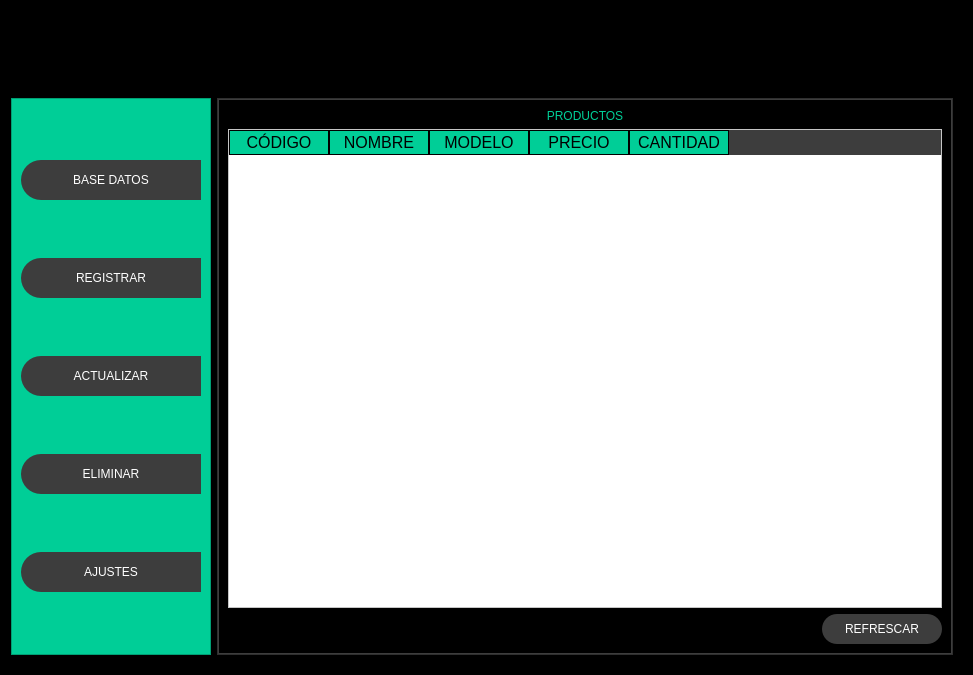
<?xml version="1.0" encoding="UTF-8"?>
<ui version="4.0">
 <class>MainWindow</class>
 <widget class="QMainWindow" name="MainWindow">
  <property name="geometry">
   <rect>
    <x>0</x>
    <y>0</y>
    <width>973</width>
    <height>675</height>
   </rect>
  </property>
  <property name="windowTitle">
   <string>MainWindow</string>
  </property>
  <widget class="QWidget" name="centralwidget">
   <layout class="QVBoxLayout" name="verticalLayout">
    <property name="spacing">
     <number>0</number>
    </property>
    <property name="leftMargin">
     <number>0</number>
    </property>
    <property name="topMargin">
     <number>0</number>
    </property>
    <property name="rightMargin">
     <number>0</number>
    </property>
    <property name="bottomMargin">
     <number>0</number>
    </property>
    <item>
     <widget class="QFrame" name="frame">
      <property name="styleSheet">
       <string notr="true">background-color: rgb(0,0,0);</string>
      </property>
      <property name="frameShape">
       <enum>QFrame::StyledPanel</enum>
      </property>
      <property name="frameShadow">
       <enum>QFrame::Raised</enum>
      </property>
      <layout class="QVBoxLayout" name="verticalLayout_2" stretch="1,8">
       <property name="leftMargin">
        <number>0</number>
       </property>
       <item>
        <widget class="QFrame" name="frame_superior">
         <property name="minimumSize">
          <size>
           <width>0</width>
           <height>42</height>
          </size>
         </property>
         <property name="styleSheet">
          <string notr="true">QFrame{
background-color: rgb(0, 0, 0);
}

QPushButton{
background-color: #000000ff;
border-radius: 20px;
}

QPushButton:hover{
background-color: rgb(61,61,61);
border-radius:20px;
}</string>
         </property>
         <property name="frameShape">
          <enum>QFrame::StyledPanel</enum>
         </property>
         <property name="frameShadow">
          <enum>QFrame::Raised</enum>
         </property>
         <layout class="QHBoxLayout" name="horizontalLayout">
          <item>
           <widget class="QPushButton" name="bt_menu">
            <property name="minimumSize">
             <size>
              <width>200</width>
              <height>0</height>
             </size>
            </property>
            <property name="text">
             <string/>
            </property>
            <property name="icon">
             <iconset>
              <normaloff>Imágenes/menu1.png</normaloff>Imágenes/menu1.png</iconset>
            </property>
            <property name="iconSize">
             <size>
              <width>38</width>
              <height>38</height>
             </size>
            </property>
           </widget>
          </item>
          <item>
           <spacer name="horizontalSpacer">
            <property name="orientation">
             <enum>Qt::Horizontal</enum>
            </property>
            <property name="sizeHint" stdset="0">
             <size>
              <width>416</width>
              <height>20</height>
             </size>
            </property>
           </spacer>
          </item>
          <item>
           <widget class="QPushButton" name="bt_minimizar">
            <property name="minimumSize">
             <size>
              <width>40</width>
              <height>40</height>
             </size>
            </property>
            <property name="text">
             <string/>
            </property>
            <property name="icon">
             <iconset>
              <normaloff>Imágenes/1.png</normaloff>Imágenes/1.png</iconset>
            </property>
            <property name="iconSize">
             <size>
              <width>38</width>
              <height>38</height>
             </size>
            </property>
           </widget>
          </item>
          <item>
           <widget class="QPushButton" name="bt_restaurar">
            <property name="minimumSize">
             <size>
              <width>40</width>
              <height>40</height>
             </size>
            </property>
            <property name="text">
             <string/>
            </property>
            <property name="icon">
             <iconset>
              <normaloff>Imágenes/33.png</normaloff>Imágenes/33.png</iconset>
            </property>
            <property name="iconSize">
             <size>
              <width>38</width>
              <height>38</height>
             </size>
            </property>
           </widget>
          </item>
          <item>
           <widget class="QPushButton" name="bt_maximizar">
            <property name="minimumSize">
             <size>
              <width>40</width>
              <height>40</height>
             </size>
            </property>
            <property name="text">
             <string/>
            </property>
            <property name="icon">
             <iconset>
              <normaloff>Imágenes/22.png</normaloff>Imágenes/22.png</iconset>
            </property>
            <property name="iconSize">
             <size>
              <width>38</width>
              <height>38</height>
             </size>
            </property>
           </widget>
          </item>
          <item>
           <widget class="QPushButton" name="bt_cerrar">
            <property name="minimumSize">
             <size>
              <width>40</width>
              <height>40</height>
             </size>
            </property>
            <property name="text">
             <string/>
            </property>
            <property name="icon">
             <iconset>
              <normaloff>Imágenes/4.png</normaloff>Imágenes/4.png</iconset>
            </property>
            <property name="iconSize">
             <size>
              <width>38</width>
              <height>38</height>
             </size>
            </property>
           </widget>
          </item>
         </layout>
        </widget>
       </item>
       <item>
        <widget class="QFrame" name="frame_contenido">
         <property name="frameShape">
          <enum>QFrame::StyledPanel</enum>
         </property>
         <property name="frameShadow">
          <enum>QFrame::Raised</enum>
         </property>
         <layout class="QHBoxLayout" name="horizontalLayout_2">
          <item>
           <widget class="QFrame" name="frame_control">
            <property name="minimumSize">
             <size>
              <width>200</width>
              <height>0</height>
             </size>
            </property>
            <property name="maximumSize">
             <size>
              <width>0</width>
              <height>16777215</height>
             </size>
            </property>
            <property name="styleSheet">
             <string notr="true">QFrame{
background-color: rgb(0,206,151);
}

QPushButton{
background-color: rgb(61,61,61);
border-top-left-radius: 20px;
border-bottom-left-radius:20px;
color: rgb(255,255,255);
font: 77 10pt &quot;Arial Black&quot;;
}

QPushButton:hover{
background-color: white;
border-top-left-radius: 20px;
border-bottom-left-radius:20px;
color: rgb(0,0,0);
font: 77 10pt &quot;Arial Black&quot;;
}
</string>
            </property>
            <property name="frameShape">
             <enum>QFrame::StyledPanel</enum>
            </property>
            <property name="frameShadow">
             <enum>QFrame::Raised</enum>
            </property>
            <layout class="QVBoxLayout" name="verticalLayout_3">
             <item>
              <widget class="QPushButton" name="bt_datos">
               <property name="minimumSize">
                <size>
                 <width>0</width>
                 <height>40</height>
                </size>
               </property>
               <property name="text">
                <string>BASE DATOS</string>
               </property>
               <property name="icon">
                <iconset>
                 <normaloff>Imágenes/bd.png</normaloff>Imágenes/bd.png</iconset>
               </property>
               <property name="iconSize">
                <size>
                 <width>35</width>
                 <height>35</height>
                </size>
               </property>
              </widget>
             </item>
             <item>
              <widget class="QPushButton" name="bt_registrar">
               <property name="minimumSize">
                <size>
                 <width>0</width>
                 <height>40</height>
                </size>
               </property>
               <property name="text">
                <string>REGISTRAR</string>
               </property>
               <property name="icon">
                <iconset>
                 <normaloff>Imágenes/registrar1.png</normaloff>Imágenes/registrar1.png</iconset>
               </property>
               <property name="iconSize">
                <size>
                 <width>35</width>
                 <height>35</height>
                </size>
               </property>
              </widget>
             </item>
             <item>
              <widget class="QPushButton" name="bt_actualizar">
               <property name="minimumSize">
                <size>
                 <width>0</width>
                 <height>40</height>
                </size>
               </property>
               <property name="text">
                <string>ACTUALIZAR</string>
               </property>
               <property name="icon">
                <iconset>
                 <normaloff>Imágenes/editar1.png</normaloff>Imágenes/editar1.png</iconset>
               </property>
               <property name="iconSize">
                <size>
                 <width>35</width>
                 <height>35</height>
                </size>
               </property>
              </widget>
             </item>
             <item>
              <widget class="QPushButton" name="bt_eliminar">
               <property name="minimumSize">
                <size>
                 <width>0</width>
                 <height>40</height>
                </size>
               </property>
               <property name="text">
                <string>ELIMINAR</string>
               </property>
               <property name="icon">
                <iconset>
                 <normaloff>Imágenes/borrar.png</normaloff>Imágenes/borrar.png</iconset>
               </property>
               <property name="iconSize">
                <size>
                 <width>35</width>
                 <height>35</height>
                </size>
               </property>
              </widget>
             </item>
             <item>
              <widget class="QPushButton" name="bt_ajustes">
               <property name="minimumSize">
                <size>
                 <width>0</width>
                 <height>40</height>
                </size>
               </property>
               <property name="text">
                <string>AJUSTES</string>
               </property>
               <property name="icon">
                <iconset>
                 <normaloff>Imágenes/ajustes1.png</normaloff>Imágenes/ajustes1.png</iconset>
               </property>
               <property name="iconSize">
                <size>
                 <width>35</width>
                 <height>35</height>
                </size>
               </property>
              </widget>
             </item>
            </layout>
           </widget>
          </item>
          <item>
           <widget class="QFrame" name="frame_paginas">
            <property name="styleSheet">
             <string notr="true">QFrame{
background-color: rgb(61, 61, 61);
}

QLabel {
    font: 87 12pt &quot;Arial Black&quot;;
    background-color: #000000ff; 
    color: rgb(0, 206, 151);
    border: 0px solid #14C8DC;
}

QLineEdit {
    border: 0px;
    color: rgb(255, 255, 255);
    border-bottom: 2px solid rgb(61, 61, 61);
    font: 75 12pt &quot;Times New Roman&quot;;
}

QPushButton {
    background-color: rgb(61, 61, 61);
    border-radius: 15px;
    color: rgb(255, 255, 255);
    font: 77 10pt &quot;Arial Black&quot;;
}

QPushButton:hover {
    background-color: rgb(0, 206, 151);
    border-radius: 15px;
    color: rgb(0, 0, 0);
    font: 77 10pt &quot;Arial Black&quot;;
}

QTableWidget {
    background-color: rgb(255, 255, 255);
    color: rgb(0, 0, 0);
    gridline-color: rgb(0, 206, 151); 
    font-size: 12pt;
}

QHeaderView::section {
    background-color: rgb(0, 206, 151);
    border: 1px solid rgb(0, 0, 0);
    font-size: 12pt;
}

QHeaderView::section {
    background-color: rgb(0, 206, 151);
    border: 1px solid rgb(0, 0, 0);
    font-size: 12pt;
}



</string>
            </property>
            <property name="frameShape">
             <enum>QFrame::StyledPanel</enum>
            </property>
            <property name="frameShadow">
             <enum>QFrame::Raised</enum>
            </property>
            <layout class="QVBoxLayout" name="verticalLayout_4">
             <property name="spacing">
              <number>0</number>
             </property>
             <property name="leftMargin">
              <number>1</number>
             </property>
             <property name="topMargin">
              <number>1</number>
             </property>
             <property name="rightMargin">
              <number>1</number>
             </property>
             <property name="bottomMargin">
              <number>1</number>
             </property>
             <item>
              <widget class="QStackedWidget" name="stackedWidget">
               <widget class="QWidget" name="page_datos">
                <layout class="QVBoxLayout" name="verticalLayout_5">
                 <item>
                  <widget class="QLabel" name="label">
                   <property name="text">
                    <string>PRODUCTOS</string>
                   </property>
                   <property name="alignment">
                    <set>Qt::AlignCenter</set>
                   </property>
                  </widget>
                 </item>
                 <item>
                  <widget class="QTableWidget" name="tabla_productos">
                   <column>
                    <property name="text">
                     <string>CÓDIGO</string>
                    </property>
                   </column>
                   <column>
                    <property name="text">
                     <string>NOMBRE</string>
                    </property>
                   </column>
                   <column>
                    <property name="text">
                     <string>MODELO</string>
                    </property>
                   </column>
                   <column>
                    <property name="text">
                     <string>PRECIO</string>
                    </property>
                   </column>
                   <column>
                    <property name="text">
                     <string>CANTIDAD</string>
                    </property>
                   </column>
                  </widget>
                 </item>
                 <item>
                  <layout class="QHBoxLayout" name="horizontalLayout_3">
                   <item>
                    <spacer name="horizontalSpacer_2">
                     <property name="orientation">
                      <enum>Qt::Horizontal</enum>
                     </property>
                     <property name="sizeHint" stdset="0">
                      <size>
                       <width>40</width>
                       <height>20</height>
                      </size>
                     </property>
                    </spacer>
                   </item>
                   <item>
                    <widget class="QPushButton" name="bt_refrescar">
                     <property name="minimumSize">
                      <size>
                       <width>120</width>
                       <height>30</height>
                      </size>
                     </property>
                     <property name="text">
                      <string>REFRESCAR</string>
                     </property>
                    </widget>
                   </item>
                  </layout>
                 </item>
                </layout>
               </widget>
               <widget class="QWidget" name="page_registrar">
                <layout class="QVBoxLayout" name="verticalLayout_8">
                 <item>
                  <widget class="QLabel" name="label_7">
                   <property name="text">
                    <string>REGISTRAR PRODUCTOS</string>
                   </property>
                   <property name="alignment">
                    <set>Qt::AlignCenter</set>
                   </property>
                  </widget>
                 </item>
                 <item>
                  <spacer name="verticalSpacer_2">
                   <property name="orientation">
                    <enum>Qt::Vertical</enum>
                   </property>
                   <property name="sizeHint" stdset="0">
                    <size>
                     <width>20</width>
                     <height>40</height>
                    </size>
                   </property>
                  </spacer>
                 </item>
                 <item>
                  <layout class="QHBoxLayout" name="horizontalLayout_4">
                   <property name="spacing">
                    <number>6</number>
                   </property>
                   <item>
                    <layout class="QVBoxLayout" name="verticalLayout_7">
                     <property name="spacing">
                      <number>30</number>
                     </property>
                     <item>
                      <widget class="QLabel" name="label_2">
                       <property name="text">
                        <string>CODIGO</string>
                       </property>
                      </widget>
                     </item>
                     <item>
                      <widget class="QLabel" name="label_3">
                       <property name="text">
                        <string>NOMBRE</string>
                       </property>
                      </widget>
                     </item>
                     <item>
                      <widget class="QLabel" name="label_4">
                       <property name="text">
                        <string>MODELO</string>
                       </property>
                      </widget>
                     </item>
                     <item>
                      <widget class="QLabel" name="label_5">
                       <property name="text">
                        <string>PRECIO</string>
                       </property>
                      </widget>
                     </item>
                     <item>
                      <widget class="QLabel" name="label_6">
                       <property name="text">
                        <string>CANTIDAD</string>
                       </property>
                      </widget>
                     </item>
                    </layout>
                   </item>
                   <item>
                    <layout class="QVBoxLayout" name="verticalLayout_6">
                     <property name="spacing">
                      <number>30</number>
                     </property>
                     <item>
                      <widget class="QLineEdit" name="reg_codigo"/>
                     </item>
                     <item>
                      <widget class="QLineEdit" name="reg_nombre"/>
                     </item>
                     <item>
                      <widget class="QLineEdit" name="reg_modelo"/>
                     </item>
                     <item>
                      <widget class="QLineEdit" name="reg_precio"/>
                     </item>
                     <item>
                      <widget class="QLineEdit" name="reg_cantidad"/>
                     </item>
                    </layout>
                   </item>
                   <item>
                    <spacer name="horizontalSpacer_4">
                     <property name="orientation">
                      <enum>Qt::Horizontal</enum>
                     </property>
                     <property name="sizeHint" stdset="0">
                      <size>
                       <width>40</width>
                       <height>20</height>
                      </size>
                     </property>
                    </spacer>
                   </item>
                  </layout>
                 </item>
                 <item>
                  <spacer name="verticalSpacer">
                   <property name="orientation">
                    <enum>Qt::Vertical</enum>
                   </property>
                   <property name="sizeHint" stdset="0">
                    <size>
                     <width>20</width>
                     <height>40</height>
                    </size>
                   </property>
                  </spacer>
                 </item>
                 <item>
                  <layout class="QHBoxLayout" name="horizontalLayout_5">
                   <item>
                    <widget class="QLabel" name="signal_registrar">
                     <property name="minimumSize">
                      <size>
                       <width>200</width>
                       <height>30</height>
                      </size>
                     </property>
                     <property name="text">
                      <string/>
                     </property>
                     <property name="alignment">
                      <set>Qt::AlignCenter</set>
                     </property>
                    </widget>
                   </item>
                   <item>
                    <spacer name="horizontalSpacer_3">
                     <property name="orientation">
                      <enum>Qt::Horizontal</enum>
                     </property>
                     <property name="sizeHint" stdset="0">
                      <size>
                       <width>40</width>
                       <height>20</height>
                      </size>
                     </property>
                    </spacer>
                   </item>
                   <item>
                    <widget class="QPushButton" name="bt_agregar">
                     <property name="minimumSize">
                      <size>
                       <width>120</width>
                       <height>30</height>
                      </size>
                     </property>
                     <property name="text">
                      <string>REGISTRAR</string>
                     </property>
                    </widget>
                   </item>
                  </layout>
                 </item>
                </layout>
               </widget>
               <widget class="QWidget" name="page_actualizar">
                <layout class="QVBoxLayout" name="verticalLayout_11">
                 <item>
                  <widget class="QLabel" name="label_9">
                   <property name="text">
                    <string>ACTUALIZAR PRODUCTO</string>
                   </property>
                   <property name="alignment">
                    <set>Qt::AlignCenter</set>
                   </property>
                  </widget>
                 </item>
                 <item>
                  <layout class="QHBoxLayout" name="horizontalLayout_8">
                   <item>
                    <widget class="QLabel" name="label_10">
                     <property name="text">
                      <string>NOMBRE DEL PRODUCTO: </string>
                     </property>
                    </widget>
                   </item>
                   <item>
                    <widget class="QLineEdit" name="act_buscar"/>
                   </item>
                   <item>
                    <widget class="QPushButton" name="bt_actualiza_buscar">
                     <property name="minimumSize">
                      <size>
                       <width>120</width>
                       <height>30</height>
                      </size>
                     </property>
                     <property name="text">
                      <string>BUSCAR</string>
                     </property>
                    </widget>
                   </item>
                  </layout>
                 </item>
                 <item>
                  <spacer name="verticalSpacer_4">
                   <property name="orientation">
                    <enum>Qt::Vertical</enum>
                   </property>
                   <property name="sizeHint" stdset="0">
                    <size>
                     <width>20</width>
                     <height>40</height>
                    </size>
                   </property>
                  </spacer>
                 </item>
                 <item>
                  <layout class="QHBoxLayout" name="horizontalLayout_6">
                   <item>
                    <layout class="QVBoxLayout" name="verticalLayout_10">
                     <property name="spacing">
                      <number>30</number>
                     </property>
                     <item>
                      <widget class="QLabel" name="label_12">
                       <property name="text">
                        <string>CODIGO</string>
                       </property>
                      </widget>
                     </item>
                     <item>
                      <widget class="QLabel" name="label_13">
                       <property name="text">
                        <string>NOMBRE</string>
                       </property>
                      </widget>
                     </item>
                     <item>
                      <widget class="QLabel" name="label_14">
                       <property name="text">
                        <string>MODELO</string>
                       </property>
                      </widget>
                     </item>
                     <item>
                      <widget class="QLabel" name="label_16">
                       <property name="text">
                        <string>PRECIO</string>
                       </property>
                      </widget>
                     </item>
                     <item>
                      <widget class="QLabel" name="label_15">
                       <property name="text">
                        <string>CANTIDAD</string>
                       </property>
                      </widget>
                     </item>
                    </layout>
                   </item>
                   <item>
                    <layout class="QVBoxLayout" name="verticalLayout_9">
                     <property name="spacing">
                      <number>30</number>
                     </property>
                     <item>
                      <widget class="QLineEdit" name="act_codigo"/>
                     </item>
                     <item>
                      <widget class="QLineEdit" name="act_nombre"/>
                     </item>
                     <item>
                      <widget class="QLineEdit" name="act_modelo"/>
                     </item>
                     <item>
                      <widget class="QLineEdit" name="act_precio"/>
                     </item>
                     <item>
                      <widget class="QLineEdit" name="act_cantidad"/>
                     </item>
                    </layout>
                   </item>
                   <item>
                    <spacer name="horizontalSpacer_6">
                     <property name="orientation">
                      <enum>Qt::Horizontal</enum>
                     </property>
                     <property name="sizeHint" stdset="0">
                      <size>
                       <width>40</width>
                       <height>20</height>
                      </size>
                     </property>
                    </spacer>
                   </item>
                  </layout>
                 </item>
                 <item>
                  <spacer name="verticalSpacer_3">
                   <property name="orientation">
                    <enum>Qt::Vertical</enum>
                   </property>
                   <property name="sizeHint" stdset="0">
                    <size>
                     <width>20</width>
                     <height>40</height>
                    </size>
                   </property>
                  </spacer>
                 </item>
                 <item>
                  <layout class="QHBoxLayout" name="horizontalLayout_7">
                   <item>
                    <widget class="QLabel" name="signal_actualizar">
                     <property name="minimumSize">
                      <size>
                       <width>120</width>
                       <height>30</height>
                      </size>
                     </property>
                     <property name="text">
                      <string/>
                     </property>
                    </widget>
                   </item>
                   <item>
                    <spacer name="horizontalSpacer_5">
                     <property name="orientation">
                      <enum>Qt::Horizontal</enum>
                     </property>
                     <property name="sizeHint" stdset="0">
                      <size>
                       <width>40</width>
                       <height>20</height>
                      </size>
                     </property>
                    </spacer>
                   </item>
                   <item>
                    <widget class="QPushButton" name="bt_actualiza_tabla">
                     <property name="minimumSize">
                      <size>
                       <width>120</width>
                       <height>30</height>
                      </size>
                     </property>
                     <property name="text">
                      <string>ACTUALIZAR</string>
                     </property>
                    </widget>
                   </item>
                  </layout>
                 </item>
                </layout>
               </widget>
               <widget class="QWidget" name="page_eliminar">
                <layout class="QVBoxLayout" name="verticalLayout_12">
                 <item>
                  <widget class="QLabel" name="label_17">
                   <property name="text">
                    <string>ELIMINAR PRODUCTOS</string>
                   </property>
                   <property name="alignment">
                    <set>Qt::AlignCenter</set>
                   </property>
                  </widget>
                 </item>
                 <item>
                  <layout class="QHBoxLayout" name="horizontalLayout_9">
                   <item>
                    <widget class="QLabel" name="label_18">
                     <property name="text">
                      <string>NOMBRE DEL PRODUCTO: </string>
                     </property>
                    </widget>
                   </item>
                   <item>
                    <widget class="QLineEdit" name="eliminar_buscar"/>
                   </item>
                   <item>
                    <widget class="QPushButton" name="bt_buscar_borrar">
                     <property name="minimumSize">
                      <size>
                       <width>100</width>
                       <height>30</height>
                      </size>
                     </property>
                     <property name="text">
                      <string>BUSCAR</string>
                     </property>
                    </widget>
                   </item>
                  </layout>
                 </item>
                 <item>
                  <widget class="QTableWidget" name="tabla_borrar">
                   <column>
                    <property name="text">
                     <string>CODIGO</string>
                    </property>
                   </column>
                   <column>
                    <property name="text">
                     <string>NOMBRE</string>
                    </property>
                   </column>
                   <column>
                    <property name="text">
                     <string>MODELO</string>
                    </property>
                   </column>
                   <column>
                    <property name="text">
                     <string>PRECIO</string>
                    </property>
                   </column>
                   <column>
                    <property name="text">
                     <string>CANTIDAD</string>
                    </property>
                   </column>
                  </widget>
                 </item>
                 <item>
                  <layout class="QHBoxLayout" name="horizontalLayout_10">
                   <item>
                    <widget class="QLabel" name="signal_eliminacion">
                     <property name="minimumSize">
                      <size>
                       <width>200</width>
                       <height>30</height>
                      </size>
                     </property>
                     <property name="text">
                      <string/>
                     </property>
                    </widget>
                   </item>
                   <item>
                    <spacer name="horizontalSpacer_7">
                     <property name="orientation">
                      <enum>Qt::Horizontal</enum>
                     </property>
                     <property name="sizeHint" stdset="0">
                      <size>
                       <width>40</width>
                       <height>20</height>
                      </size>
                     </property>
                    </spacer>
                   </item>
                   <item>
                    <widget class="QPushButton" name="bt_borrar">
                     <property name="minimumSize">
                      <size>
                       <width>120</width>
                       <height>30</height>
                      </size>
                     </property>
                     <property name="text">
                      <string>ELIMINAR</string>
                     </property>
                    </widget>
                   </item>
                  </layout>
                 </item>
                </layout>
               </widget>
               <widget class="QWidget" name="page_ajustes"/>
              </widget>
             </item>
            </layout>
           </widget>
          </item>
         </layout>
        </widget>
       </item>
      </layout>
     </widget>
    </item>
   </layout>
  </widget>
 </widget>
 <resources/>
 <connections/>
</ui>
